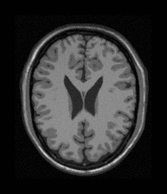
#> input picture data/Brain1.bmp, 167 x 194 px, shrunk from 221 x 257 before the run, found by its file name
$ python manual_point_selection.py
#> lines starting #> are read from the running program, lines starting #| are printed output that depends on the picture
#!/usr/bin/env python3
# -*- coding: utf-8 -*-
"""
Registration

Image registration techniques including manual point selection and rigid transformation estimation.

Author: Oussama GUELFAA
Date: 01-04-2025
"""

import cv2
import numpy as np
import matplotlib.pyplot as plt
from skimage import io, color


# Global variables for point selection
pts = []
I = None


# [16 lines left out: function on_mouse, not called in this run]


def cpselect(image, title="Select Points"):
    """
    Method for manually selecting the control points.
    It waits until 'q' key is pressed.

    Args:
        image (ndarray): Input image
        title (str): Window title

    Returns:
        list: List of selected points as (x, y) tuples
    """
    global pts, I

    # Reset points list
    pts = []

    # Make a copy of the image for display
    if len(image.shape) == 2:  # Grayscale image
        I = cv2.cvtColor(image.astype(np.uint8), cv2.COLOR_GRAY2BGR)
    else:  # Color image
        I = image.copy()

    cv2.namedWindow(title)
    cv2.setMouseCallback(title, on_mouse)

    print(f"Select points on '{title}' and press 'q' when finished")

    # Keep looping until the 'q' key is pressed
    while True:
        # Display the image and wait for a keypress
        cv2.imshow(title, I)
        key = cv2.waitKey(1) & 0xFF

        # If the 'q' key is pressed, break from the loop
        if key == ord("q"):
            break

    # Close all open windows
    cv2.destroyAllWindows()

    return pts


def select_corresponding_points(image1, image2, title1="Select Points on Image 1", title2="Select Points on Image 2"):
    """
    Select corresponding points on two images.

    Args:
        image1 (ndarray): First image
        image2 (ndarray): Second image
        title1 (str): Title for the first image window
        title2 (str): Title for the second image window

    Returns:
        tuple: (points1, points2) where points1 and points2 are lists of corresponding points
    """
    # Ensure images are in the right format for OpenCV
    if len(image1.shape) == 2:  # Grayscale
        image1_display = (image1 * 255).astype(np.uint8)
    else:  # Color
        image1_display = (image1 * 255).astype(np.uint8)

    if len(image2.shape) == 2:  # Grayscale
        image2_display = (image2 * 255).astype(np.uint8)
    else:  # Color
        image2_display = (image2 * 255).astype(np.uint8)

    # Select points on first image
    points1 = cpselect(image1_display, title1)
    print(f"Selected {len(points1)} points on first image")

    # Select points on second image
    points2 = cpselect(image2_display, title2)
    print(f"Selected {len(points2)} points on second image")

    # Ensure same number of points
    min_points = min(len(points1), len(points2))
    if min_points < len(points1):
        print(f"Warning: Truncating points from first image to {min_points}")
        points1 = points1[:min_points]
    if min_points < len(points2):
        print(f"Warning: Truncating points from second image to {min_points}")
        points2 = points2[:min_points]

    return points1, points2


def rigid_registration(data1, data2):
    """
    Rigid transformation estimation between n pairs of points.
    This function returns a rotation R and a translation t.

    Args:
        data1 (ndarray): Array of source points with shape (n, 2)
        data2 (ndarray): Array of target points with shape (n, 2)

    Returns:
        ndarray: Transformation matrix T of size 2x3
    """
    data1 = np.array(data1)
    data2 = np.array(data2)

    # Computes barycenters, and recenters the points
    m1 = np.mean(data1, 0)
    m2 = np.mean(data2, 0)
    data1_inv_shifted = data1 - m1
    data2_inv_shifted = data2 - m2

    # Evaluates SVD
    K = np.matmul(np.transpose(data2_inv_shifted), data1_inv_shifted)
    U, S, V = np.linalg.svd(K)

    # Computes Rotation
    S = np.eye(2)
    S[1, 1] = np.linalg.det(U) * np.linalg.det(V)
    R = np.matmul(U, S)
    R = np.matmul(R, np.transpose(V))

    # Computes Translation
    t = m2 - np.matmul(R, m1)

    T = np.zeros((2, 3))
    T[0:2, 0:2] = R
    T[0:2, 2] = t

    return T


# [86 lines left out: functions applyTransform, totuple, visualize_registration_result_opencv, not called in this run]


def register_images_with_manual_points(source_image, target_image):
    """
    Register images using manually selected control points.

    Args:
        source_image (ndarray): Source image
        target_image (ndarray): Target image

    Returns:
        tuple: (T, registered_image) where T is the transformation matrix
               and registered_image is the registered source image
    """
    # Select corresponding points
    source_points, target_points = select_corresponding_points(
        source_image, target_image,
        "Select Points on Source Image",
        "Select Points on Target Image"
    )

    # Estimate rigid transformation
    T = rigid_registration(source_points, target_points)

    # Apply transformation to source points
    transformed_points = applyTransform(source_points, T)

    # Apply transformation to source image
    rows, cols = target_image.shape[:2]
    registered_image = cv2.warpAffine(source_image, T, (cols, rows))

    # Visualize result
    visualize_registration_result_opencv(
        source_image, target_image,
        source_points, target_points,
        transformed_points
    )

    return T, registered_image


if __name__ == "__main__":
    # Example usage
    source_image_path = "data/Brain1.bmp"
    target_image_path = "data/Brain2.bmp"

    # Load images
    source_image = io.imread(source_image_path)
#> source_image is the input picture: shape (194, 167); min 0, max 213, mean 47
    target_image = io.imread(target_image_path)
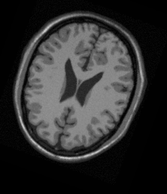
#> input picture data/Brain2.bmp, 167 x 194 px, shrunk from 221 x 257 before the run, found by its file name
#> target_image is the input picture: shape (194, 167); min 0, max 200, mean 46.5

    # Convert to grayscale if needed
    if len(source_image.shape) == 3:
        source_gray = color.rgb2gray(source_image)
    else:
        source_gray = source_image

    if len(target_image.shape) == 3:
        target_gray = color.rgb2gray(target_image)
    else:
        target_gray = target_image

    # Register images
    T, registered_image = register_images_with_manual_points(source_gray, target_gray)
#> in select_corresponding_points, `image1_display = (image1 * 255).astype(np.uint8)`:
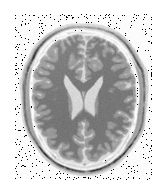
#> image1_display: shape (194, 167); min 0, max 255, mean 206
#> in select_corresponding_points, `image2_display = (image2 * 255).astype(np.uint8)`:
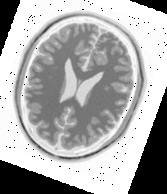
#> image2_display: shape (194, 167); min 0, max 255, mean 172
#> (key q is pressed here)
#> in select_corresponding_points, `points1 = cpselect(image1_display, title1)`: points1 = []
#| Selected 0 points on first image
#> (key Esc is pressed here)
#| Selected 0 points on second image
#> in select_corresponding_points, `min_points = min(len(points1), len(points2))`: min_points = 0
#> in register_images_with_manual_points, `source_points, target_points = select_corresponding_points( source_ima..`: source_points = []
#> in rigid_registration, `data1 = np.array(data1)`: data1 = empty array
#> in rigid_registration, `m1 = np.mean(data1, 0)`: m1 = nan
#> in rigid_registration, `data1_inv_shifted = data1 - m1`: data1_inv_shifted = empty array
#> in rigid_registration, `K = np.matmul(np.transpose(data2_inv_shifted), data1_inv_shifted)`: K = 0
#> (the run stopped early here; a loop or call above may not have finished)
